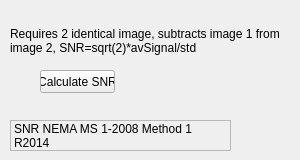
       <widget class="QWidget" name="tab">
        <attribute name="title">
         <string>SNR</string>
        </attribute>
        <widget class="QLabel" name="label_56">
         <property name="geometry">
          <rect>
           <x>10</x>
           <y>120</y>
           <width>221</width>
           <height>31</height>
          </rect>
         </property>
         <property name="autoFillBackground">
          <bool>true</bool>
         </property>
         <property name="frameShape">
          <enum>QFrame::StyledPanel</enum>
         </property>
         <property name="text">
          <string>SNR NEMA MS 1-2008 Method 1 R2014</string>
         </property>
         <property name="scaledContents">
          <bool>false</bool>
         </property>
         <property name="wordWrap">
          <bool>true</bool>
         </property>
        </widget>
        <widget class="QLabel" name="label_68">
         <property name="geometry">
          <rect>
           <x>10</x>
           <y>20</y>
           <width>281</width>
           <height>41</height>
          </rect>
         </property>
         <property name="text">
          <string>Requires 2 identical image, subtracts image 1 from image 2, SNR=sqrt(2)*avSignal/std</string>
         </property>
         <property name="wordWrap">
          <bool>true</bool>
         </property>
        </widget>
        <widget class="QPushButton" name="pbCaclulateSNR">
         <property name="geometry">
          <rect>
           <x>40</x>
           <y>70</y>
           <width>75</width>
           <height>23</height>
          </rect>
         </property>
         <property name="text">
          <string>Calculate SNR</string>
         </property>
        </widget>
       </widget>
